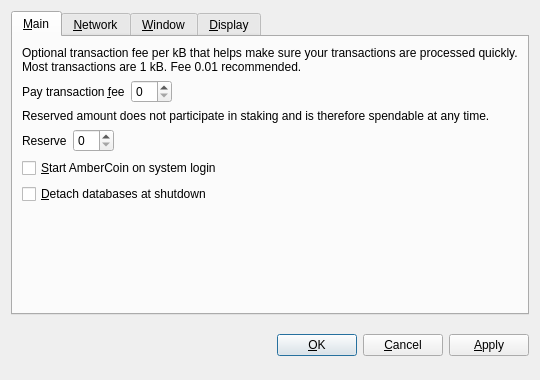
<?xml version="1.0" encoding="UTF-8"?>
<ui version="4.0">
 <class>OptionsDialog</class>
 <widget class="QDialog" name="OptionsDialog">
  <property name="geometry">
   <rect>
    <x>0</x>
    <y>0</y>
    <width>540</width>
    <height>380</height>
   </rect>
  </property>
  <property name="windowTitle">
   <string>Options</string>
  </property>
  <property name="modal">
   <bool>true</bool>
  </property>
  <layout class="QVBoxLayout" name="verticalLayout">
   <item>
    <widget class="QTabWidget" name="tabWidget">
     <property name="tabPosition">
      <enum>QTabWidget::North</enum>
     </property>
     <property name="currentIndex">
      <number>0</number>
     </property>
     <widget class="QWidget" name="tabMain">
      <attribute name="title">
       <string>&amp;Main</string>
      </attribute>
      <layout class="QVBoxLayout" name="verticalLayout_Main">
       <item>
        <widget class="QLabel" name="transactionFeeInfoLabel">
         <property name="text">
          <string>Optional transaction fee per kB that helps make sure your transactions are processed quickly. Most transactions are 1 kB. Fee 0.01 recommended.</string>
         </property>
         <property name="textFormat">
          <enum>Qt::PlainText</enum>
         </property>
         <property name="wordWrap">
          <bool>true</bool>
         </property>
        </widget>
       </item>
       <item>
        <layout class="QHBoxLayout" name="horizontalLayoutFee">
         <item>
          <widget class="QLabel" name="transactionFeeLabel">
           <property name="text">
            <string>Pay transaction &amp;fee</string>
           </property>
           <property name="textFormat">
            <enum>Qt::PlainText</enum>
           </property>
           <property name="buddy">
            <cstring>transactionFee</cstring>
           </property>
          </widget>
         </item>
         <item>
          <widget class="BitcoinAmountField" name="transactionFee"/>
         </item>
         <item>
          <spacer name="horizontalSpacerFee">
           <property name="orientation">
            <enum>Qt::Horizontal</enum>
           </property>
           <property name="sizeHint" stdset="0">
            <size>
             <width>40</width>
             <height>20</height>
            </size>
           </property>
          </spacer>
         </item>
        </layout>
       </item>
       <item>
        <widget class="QLabel" name="reserveBalanceInfoLabel">
         <property name="text">
          <string>Reserved amount does not participate in staking and is therefore spendable at any time.</string>
         </property>
         <property name="textFormat">
          <enum>Qt::PlainText</enum>
         </property>
         <property name="wordWrap">
          <bool>true</bool>
         </property>
        </widget>
       </item>
       <item>
        <layout class="QHBoxLayout" name="horizontalLayoutReserveBalance">
         <item>
          <widget class="QLabel" name="reserveBalanceLabel">
           <property name="text">
            <string>Reserve</string>
           </property>
           <property name="textFormat">
            <enum>Qt::PlainText</enum>
           </property>
           <property name="buddy">
            <cstring>reserveBalance</cstring>
           </property>
          </widget>
         </item>
         <item>
          <widget class="BitcoinAmountField" name="reserveBalance"/>
         </item>
         <item>
          <spacer name="horizontalSpacerReserveBalance">
           <property name="orientation">
            <enum>Qt::Horizontal</enum>
           </property>
           <property name="sizeHint" stdset="0">
            <size>
             <width>40</width>
             <height>20</height>
            </size>
           </property>
          </spacer>
         </item>
        </layout>
       </item>
       <item>
        <widget class="QCheckBox" name="bitcoinAtStartup">
         <property name="toolTip">
          <string>Automatically start AmberCoin after logging in to the system.</string>
         </property>
         <property name="text">
          <string>&amp;Start AmberCoin on system login</string>
         </property>
        </widget>
       </item>
       <item>
        <widget class="QCheckBox" name="detachDatabases">
         <property name="toolTip">
          <string>Detach block and address databases at shutdown. This means they can be moved to another data directory, but it slows down shutdown. The wallet is always detached.</string>
         </property>
         <property name="text">
          <string>&amp;Detach databases at shutdown</string>
         </property>
        </widget>
       </item>
       <item>
        <spacer name="verticalSpacer_Main">
         <property name="orientation">
          <enum>Qt::Vertical</enum>
         </property>
         <property name="sizeHint" stdset="0">
          <size>
           <width>20</width>
           <height>40</height>
          </size>
         </property>
        </spacer>
       </item>
      </layout>
     </widget>
     <widget class="QWidget" name="tabNetwork">
      <attribute name="title">
       <string>&amp;Network</string>
      </attribute>
      <layout class="QVBoxLayout" name="verticalLayout_Network">
       <item>
        <widget class="QCheckBox" name="mapPortUpnp">
         <property name="toolTip">
          <string>Automatically open the AmberCoin client port on the router. This only works when your router supports UPnP and it is enabled.</string>
         </property>
         <property name="text">
          <string>Map port using &amp;UPnP</string>
         </property>
        </widget>
       </item>
       <item>
        <widget class="QCheckBox" name="connectSocks">
         <property name="toolTip">
          <string>Connect to the AmberCoin network through a SOCKS proxy (e.g. when connecting through Tor).</string>
         </property>
         <property name="text">
          <string>&amp;Connect through SOCKS proxy:</string>
         </property>
        </widget>
       </item>
       <item>
        <layout class="QHBoxLayout" name="horizontalLayout_Network">
         <item>
          <widget class="QLabel" name="proxyIpLabel">
           <property name="text">
            <string>Proxy &amp;IP:</string>
           </property>
           <property name="textFormat">
            <enum>Qt::PlainText</enum>
           </property>
           <property name="buddy">
            <cstring>proxyIp</cstring>
           </property>
          </widget>
         </item>
         <item>
          <widget class="QValidatedLineEdit" name="proxyIp">
           <property name="maximumSize">
            <size>
             <width>140</width>
             <height>16777215</height>
            </size>
           </property>
           <property name="toolTip">
            <string>IP address of the proxy (e.g. 127.0.0.1)</string>
           </property>
          </widget>
         </item>
         <item>
          <widget class="QLabel" name="proxyPortLabel">
           <property name="text">
            <string>&amp;Port:</string>
           </property>
           <property name="textFormat">
            <enum>Qt::PlainText</enum>
           </property>
           <property name="buddy">
            <cstring>proxyPort</cstring>
           </property>
          </widget>
         </item>
         <item>
          <widget class="QLineEdit" name="proxyPort">
           <property name="maximumSize">
            <size>
             <width>55</width>
             <height>16777215</height>
            </size>
           </property>
           <property name="toolTip">
            <string>Port of the proxy (e.g. 9050)</string>
           </property>
          </widget>
         </item>
         <item>
          <widget class="QLabel" name="socksVersionLabel">
           <property name="text">
            <string>SOCKS &amp;Version:</string>
           </property>
           <property name="textFormat">
            <enum>Qt::PlainText</enum>
           </property>
           <property name="buddy">
            <cstring>socksVersion</cstring>
           </property>
          </widget>
         </item>
         <item>
          <widget class="QValueComboBox" name="socksVersion">
           <property name="toolTip">
            <string>SOCKS version of the proxy (e.g. 5)</string>
           </property>
          </widget>
         </item>
         <item>
          <spacer name="horizontalSpacer_Network">
           <property name="orientation">
            <enum>Qt::Horizontal</enum>
           </property>
           <property name="sizeHint" stdset="0">
            <size>
             <width>40</width>
             <height>20</height>
            </size>
           </property>
          </spacer>
         </item>
        </layout>
       </item>
       <item>
        <spacer name="verticalSpacer_Network">
         <property name="orientation">
          <enum>Qt::Vertical</enum>
         </property>
         <property name="sizeHint" stdset="0">
          <size>
           <width>20</width>
           <height>40</height>
          </size>
         </property>
        </spacer>
       </item>
      </layout>
     </widget>
     <widget class="QWidget" name="tabWindow">
      <attribute name="title">
       <string>&amp;Window</string>
      </attribute>
      <layout class="QVBoxLayout" name="verticalLayout_Window">
       <item>
        <widget class="QCheckBox" name="minimizeToTray">
         <property name="toolTip">
          <string>Show only a tray icon after minimizing the window.</string>
         </property>
         <property name="text">
          <string>&amp;Minimize to the tray instead of the taskbar</string>
         </property>
        </widget>
       </item>
       <item>
        <widget class="QCheckBox" name="minimizeOnClose">
         <property name="toolTip">
          <string>Minimize instead of exit the application when the window is closed. When this option is enabled, the application will be closed only after selecting Quit in the menu.</string>
         </property>
         <property name="text">
          <string>M&amp;inimize on close</string>
         </property>
        </widget>
       </item>
       <item>
        <spacer name="verticalSpacer_Window">
         <property name="orientation">
          <enum>Qt::Vertical</enum>
         </property>
         <property name="sizeHint" stdset="0">
          <size>
           <width>20</width>
           <height>40</height>
          </size>
         </property>
        </spacer>
       </item>
      </layout>
     </widget>
     <widget class="QWidget" name="tabDisplay">
      <attribute name="title">
       <string>&amp;Display</string>
      </attribute>
      <layout class="QVBoxLayout" name="verticalLayout_Display">
       <item>
        <layout class="QHBoxLayout" name="horizontalLayout_1_Display">
         <item>
          <widget class="QLabel" name="langLabel">
           <property name="text">
            <string>User Interface &amp;language:</string>
           </property>
           <property name="textFormat">
            <enum>Qt::PlainText</enum>
           </property>
           <property name="buddy">
            <cstring>lang</cstring>
           </property>
          </widget>
         </item>
         <item>
          <widget class="QValueComboBox" name="lang">
           <property name="toolTip">
            <string>The user interface language can be set here. This setting will take effect after restarting AmberCoin.</string>
           </property>
          </widget>
         </item>
        </layout>
       </item>
       <item>
        <layout class="QHBoxLayout" name="horizontalLayout_2_Display">
         <item>
          <widget class="QLabel" name="unitLabel">
           <property name="text">
            <string>&amp;Unit to show amounts in:</string>
           </property>
           <property name="textFormat">
            <enum>Qt::PlainText</enum>
           </property>
           <property name="buddy">
            <cstring>unit</cstring>
           </property>
          </widget>
         </item>
         <item>
          <widget class="QValueComboBox" name="unit">
           <property name="toolTip">
            <string>Choose the default subdivision unit to show in the interface and when sending coins.</string>
           </property>
          </widget>
         </item>
        </layout>
       </item>
       <item>
        <widget class="QCheckBox" name="displayAddresses">
         <property name="toolTip">
          <string>Whether to show AmberCoin addresses in the transaction list or not.</string>
         </property>
         <property name="text">
          <string>&amp;Display addresses in transaction list</string>
         </property>
        </widget>
       </item>
       <item>
        <widget class="QCheckBox" name="coinControlFeatures">
         <property name="toolTip">
          <string>Whether to show coin control features or not.</string>
         </property>
         <property name="text">
          <string>Display coin &amp;control features (experts only!)</string>
         </property>
        </widget>
       </item>
       <item>
        <spacer name="verticalSpacer_Display">
         <property name="orientation">
          <enum>Qt::Vertical</enum>
         </property>
         <property name="sizeHint" stdset="0">
          <size>
           <width>20</width>
           <height>40</height>
          </size>
         </property>
        </spacer>
       </item>
      </layout>
     </widget>
    </widget>
   </item>
   <item>
    <layout class="QHBoxLayout" name="horizontalLayout_Buttons">
     <item>
      <spacer name="horizontalSpacer_1">
       <property name="orientation">
        <enum>Qt::Horizontal</enum>
       </property>
       <property name="sizeHint" stdset="0">
        <size>
         <width>40</width>
         <height>48</height>
        </size>
       </property>
      </spacer>
     </item>
     <item>
      <widget class="QLabel" name="statusLabel">
       <property name="font">
        <font>
         <weight>75</weight>
         <bold>true</bold>
        </font>
       </property>
       <property name="text">
        <string/>
       </property>
       <property name="textFormat">
        <enum>Qt::PlainText</enum>
       </property>
       <property name="wordWrap">
        <bool>true</bool>
       </property>
      </widget>
     </item>
     <item>
      <spacer name="horizontalSpacer_2">
       <property name="orientation">
        <enum>Qt::Horizontal</enum>
       </property>
       <property name="sizeHint" stdset="0">
        <size>
         <width>40</width>
         <height>48</height>
        </size>
       </property>
      </spacer>
     </item>
     <item>
      <widget class="QPushButton" name="okButton">
       <property name="text">
        <string>&amp;OK</string>
       </property>
      </widget>
     </item>
     <item>
      <widget class="QPushButton" name="cancelButton">
       <property name="text">
        <string>&amp;Cancel</string>
       </property>
       <property name="autoDefault">
        <bool>false</bool>
       </property>
      </widget>
     </item>
     <item>
      <widget class="QPushButton" name="applyButton">
       <property name="text">
        <string>&amp;Apply</string>
       </property>
       <property name="autoDefault">
        <bool>false</bool>
       </property>
      </widget>
     </item>
    </layout>
   </item>
  </layout>
 </widget>
 <customwidgets>
  <customwidget>
   <class>BitcoinAmountField</class>
   <extends>QSpinBox</extends>
   <header>bitcoinamountfield.h</header>
  </customwidget>
  <customwidget>
   <class>QValueComboBox</class>
   <extends>QComboBox</extends>
   <header>qvaluecombobox.h</header>
  </customwidget>
  <customwidget>
   <class>QValidatedLineEdit</class>
   <extends>QLineEdit</extends>
   <header>qvalidatedlineedit.h</header>
  </customwidget>
 </customwidgets>
 <resources/>
 <connections/>
</ui>
